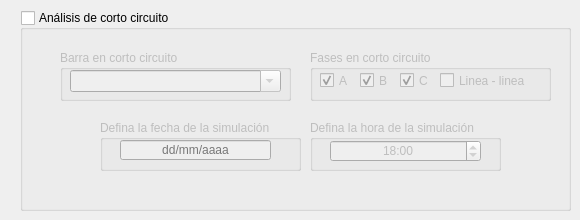
   <widget class="QWidget" name="tab_4">
    <attribute name="title">
     <string>Corto circuito</string>
    </attribute>
    <widget class="QGroupBox" name="short_circuit">
     <property name="geometry">
      <rect>
       <x>20</x>
       <y>10</y>
       <width>551</width>
       <height>201</height>
      </rect>
     </property>
     <property name="title">
      <string>Análisis de corto circuito</string>
     </property>
     <property name="checkable">
      <bool>true</bool>
     </property>
     <property name="checked">
      <bool>false</bool>
     </property>
     <widget class="QGroupBox" name="Box_circuit_definition_7">
      <property name="geometry">
       <rect>
        <x>40</x>
        <y>40</y>
        <width>231</width>
        <height>51</height>
       </rect>
      </property>
      <property name="title">
       <string>Barra en corto circuito</string>
      </property>
      <widget class="QComboBox" name="lineEdit_short_circuit">
       <property name="geometry">
        <rect>
         <x>10</x>
         <y>20</y>
         <width>211</width>
         <height>22</height>
        </rect>
       </property>
       <property name="editable">
        <bool>true</bool>
       </property>
      </widget>
     </widget>
     <widget class="QGroupBox" name="Box_sc_date">
      <property name="geometry">
       <rect>
        <x>80</x>
        <y>110</y>
        <width>201</width>
        <height>51</height>
       </rect>
      </property>
      <property name="title">
       <string>Defina la fecha de la simulación</string>
      </property>
      <widget class="QLineEdit" name="lineEdit_sc_date">
       <property name="geometry">
        <rect>
         <x>20</x>
         <y>20</y>
         <width>151</width>
         <height>20</height>
        </rect>
       </property>
       <property name="focusPolicy">
        <enum>Qt::StrongFocus</enum>
       </property>
       <property name="layoutDirection">
        <enum>Qt::LeftToRight</enum>
       </property>
       <property name="text">
        <string/>
       </property>
       <property name="alignment">
        <set>Qt::AlignCenter</set>
       </property>
       <property name="placeholderText">
        <string>dd/mm/aaaa</string>
       </property>
      </widget>
     </widget>
     <widget class="QGroupBox" name="Box_sc_time">
      <property name="geometry">
       <rect>
        <x>290</x>
        <y>110</y>
        <width>191</width>
        <height>51</height>
       </rect>
      </property>
      <property name="title">
       <string>Defina la hora de la simulación</string>
      </property>
      <widget class="QTimeEdit" name="lineEdit_sc_time">
       <property name="geometry">
        <rect>
         <x>20</x>
         <y>20</y>
         <width>151</width>
         <height>22</height>
        </rect>
       </property>
       <property name="alignment">
        <set>Qt::AlignCenter</set>
       </property>
       <property name="buttonSymbols">
        <enum>QAbstractSpinBox::UpDownArrows</enum>
       </property>
       <property name="dateTime">
        <datetime>
         <hour>18</hour>
         <minute>0</minute>
         <second>0</second>
         <year>2000</year>
         <month>1</month>
         <day>1</day>
        </datetime>
       </property>
       <property name="maximumDateTime">
        <datetime>
         <hour>23</hour>
         <minute>59</minute>
         <second>0</second>
         <year>2000</year>
         <month>1</month>
         <day>1</day>
        </datetime>
       </property>
       <property name="maximumTime">
        <time>
         <hour>23</hour>
         <minute>59</minute>
         <second>0</second>
        </time>
       </property>
       <property name="currentSection">
        <enum>QDateTimeEdit::HourSection</enum>
       </property>
       <property name="displayFormat">
        <string notr="true">hh:mm</string>
       </property>
       <property name="currentSectionIndex">
        <number>0</number>
       </property>
      </widget>
     </widget>
     <widget class="QGroupBox" name="Box_circuit_definition_8">
      <property name="geometry">
       <rect>
        <x>290</x>
        <y>40</y>
        <width>241</width>
        <height>51</height>
       </rect>
      </property>
      <property name="title">
       <string>Fases en corto circuito</string>
      </property>
      <widget class="QCheckBox" name="checkBox_SC_phaseA">
       <property name="geometry">
        <rect>
         <x>10</x>
         <y>20</y>
         <width>41</width>
         <height>21</height>
        </rect>
       </property>
       <property name="text">
        <string>A</string>
       </property>
       <property name="checked">
        <bool>true</bool>
       </property>
      </widget>
      <widget class="QCheckBox" name="checkBox_SC_phaseB">
       <property name="geometry">
        <rect>
         <x>50</x>
         <y>20</y>
         <width>41</width>
         <height>21</height>
        </rect>
       </property>
       <property name="text">
        <string>B</string>
       </property>
       <property name="checked">
        <bool>true</bool>
       </property>
      </widget>
      <widget class="QCheckBox" name="checkBox_SC_phaseC">
       <property name="geometry">
        <rect>
         <x>90</x>
         <y>20</y>
         <width>41</width>
         <height>21</height>
        </rect>
       </property>
       <property name="text">
        <string>C</string>
       </property>
       <property name="checked">
        <bool>true</bool>
       </property>
      </widget>
      <widget class="QCheckBox" name="checkBox_SC_phaseLL">
       <property name="geometry">
        <rect>
         <x>130</x>
         <y>20</y>
         <width>101</width>
         <height>21</height>
        </rect>
       </property>
       <property name="text">
        <string extracomment="If not checked: L-N">Linea - linea</string>
       </property>
      </widget>
     </widget>
    </widget>
   </widget>
